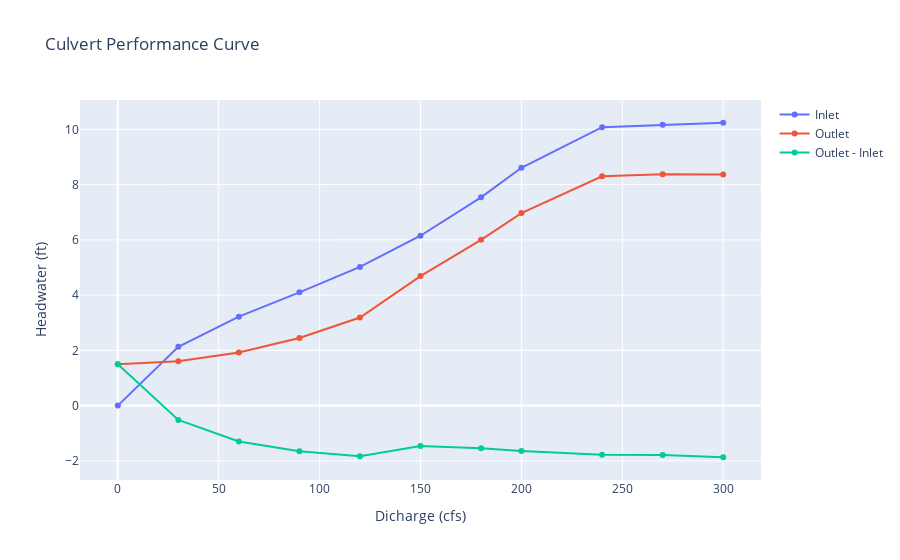

Notebook cell for this chart:
### Markdown cell above
Profile in HY8, it shows the profile decreases to the critical depth at the entrance.

![image.png](attachment:image.png)

### Code cell
import plotly.express as px
import plotly.graph_objects as go
import pandas as pd
import seaborn as sns
import matplotlib.pyplot as plt
import os

ws = r'C:\Users\Mel.Meng\Documents\GitHub\SewerAnalysis\references\culvert\data'
f = os.path.join(ws, "hy8/dg131_performance_curve.csv")
df = pd.read_csv(f)
fig = go.Figure()
fig.add_trace(go.Scatter(x=df["q"], y=df["inlet"], name='Inlet'))
fig.add_trace(go.Scatter(x=df["q"], y=df["outlet"], name='Outlet'))
fig.add_trace(go.Scatter(x=df["q"], y=df["outlet"]-df["inlet"], name='Outlet - Inlet'))
fig.update_layout(title='Culvert Performance Curve', xaxis_title="Dicharge (cfs)", yaxis_title="Headwater (ft)",)
fig.show()

### Figure 1 — Plotly figure (JSON) as saved in the notebook; plotly's stock layout.template omitted (floating-point values rounded to 4 significant figures)
{"data": [{"name": "Inlet", "type": "scatter", "x": [0, 30, 60, 90, 120, 150, 180, 200, 240, 270, 300], "y": [0, 2.13, 3.22, 4.1, 5.02, 6.15, 7.54, 8.61, 10.08, 10.17, 10.24]}, {"name": "Outlet", "type": "scatter", "x": [0, 30, 60, 90, 120, 150, 180, 200, 240, 270, 300], "y": [1.5, 1.61, 1.92, 2.45, 3.19, 4.69, 6, 6.97, 8.3, 8.38, 8.37]}, {"name": "Outlet - Inlet", "type": "scatter", "x": [0, 30, 60, 90, 120, 150, 180, 200, 240, 270, 300], "y": [1.5, -0.52, -1.3, -1.65, -1.83, -1.46, -1.54, -1.64, -1.78, -1.79, -1.87]}], "layout": {"autosize": true, "title": {"text": "Culvert Performance Curve"}, "xaxis": {"autorange": true, "range": [-17.59, 317.6], "title": {"text": "Dicharge (cfs)"}, "type": "linear"}, "yaxis": {"autorange": true, "range": [-2.757, 11.13], "title": {"text": "Headwater (ft)"}, "type": "linear"}}}
